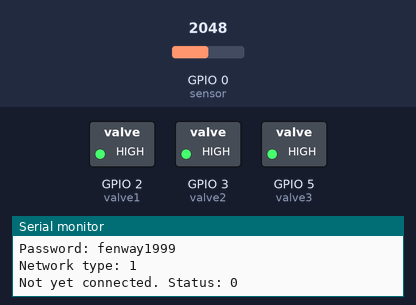
The sketch below on a simulated ESP32. Shown: switched loads named in the sketch (green lamp = pin HIGH), the last lines printed to the serial monitor. The test bench sets the inputs (shaded band); at power-on: GPIO 0 (sensor) = 2048. WiFi joins after 1.5 s; servers stay silent unless stated; storage starts empty.

Above: at 0.1 s.
At 16.2 s:
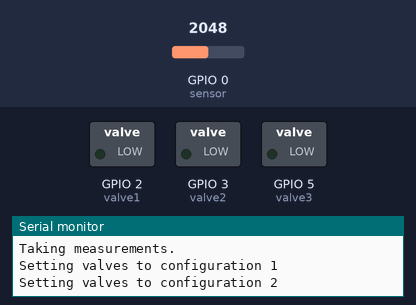
At 26.2 s:
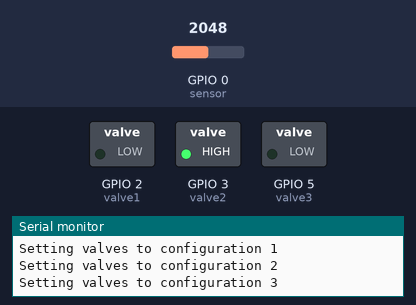
At 36.2 s:
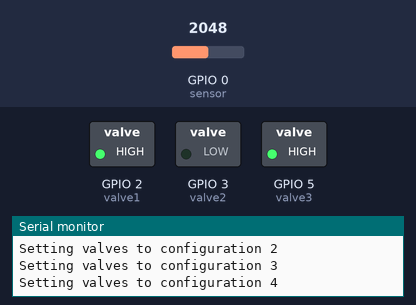
Timing chart, 0 to 37.7 s (numbered marks = the images above):
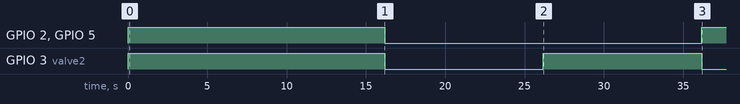

Measured:
- by itself, GPIO 2 (valve1), GPIO 5 (valve3): HIGH → LOW at 16.2 s, → HIGH 20.0 s later
- by itself, GPIO 3 (valve2): HIGH → LOW at 16.2 s, → HIGH 10.0 s later, → LOW 10.0 s later

The sketch:

Demonstration.ino
```cpp
/*
 * Code written by Thomas Cohn.
 * Insert more personalized comments and such here...
 */

/*
 * Do not worry!
 * Comments are removed during compiling, and
 * therefore have no effect on memory usage.
 */

//Include statements
#include <SD.h>       //Used for the SD card
#include <SPI.h>      //Used by WiFi and the SD card -- they both use SPI to communicate
#include <WiFi.h>     //Used for WiFi connectivity

/*
-----THESE VALUES MAY NEED TO BE CHANGED ON EACH ARDUINO-----
*/
char ssid[] = "RedSox2";    //This is my WiFi network name and password.
char pass[] = "fenway1999"; //These will need to be changed by location.
//char key[] = "";
//int keyIndex = 0;
/* --WiFi Instructions
 * Open network: Only SSID is needed. Set const int wifiType to 0
 * WPA or WPA2 personal network: SSID and password are needed. Set const int wifiType to 1
 * WEP networks: SSID, key, and key index are needed. Set const int wifiType to 2
 * All other networks are incompatible with Arduino.
 */
const int wifiType = 1;

//The following are given in seconds
const int measureTime = 5; //This is how long the system averages its measurements.
const int systemPurge = 5; //This is the amount of time needed after a valve
                           //configuration is changed before taking measurements.

const int sensor = 0; //The analog pin (has an A in front of it) that the sensor is plugged in to

const int sensorMinValue = 0;     //Minimum and maximum expected analog values for the sensor
const int sensorMaxValue = 1023;  //These vary by the individual sensor

char timeServer[] = "time.nist.gov";    //This is the hub server for the nist time servers

const double sensorSlope = 1529.9; //The slope of the VOC sensor used
/*
-----END UNIQUE VALUES-----
*/

const int valve1 = 2; //The pin for the valve that switches between _____ (on) and _____ (off)
const int valve2 = 3; //The pin for the valve that switches between _____ (on) and _____ (off)
const int valve3 = 5; //The pin for the valve that switches between _____ (on) and _____ (off)

int status = WL_IDLE_STATUS; //This variable is used to get the status of the Arduino's WiFi connection

double zeroOffset = 0;
/*
 * Craig gave me a great explanation for this. Basically, there's a slope that compares
 * some voltage value to a value on the sensor (in this case, ppb). However, no two
 * sensors are the same, and this leads to some problems. Due to their idiosyncrasies,
 * each sensor is slightly offset from that comparison slope by a changing number. This
 * value is grabbed from über-filtered air guarunteed to have none of whatever is being
 * sensed (VOCs), and then subtracted from further readings to remove the offset and
 * facilitate converting a 10 bit integer to a useable value.
 *
 * TLDR: We need to find what the actual zero value on the sensor is and base our
 * conversions off of that.
 */

File dataFile; //An instance of the file class, used to write the data to the SD card.

WiFiClient client; //An instance of the WiFiClient class, used to connect to the serverside file

void configureValves(int configuration) {
  //1 is zero air
  //2 is finished air
  //3 is inner air
  //4 is room air

  Serial.print(F("Setting valves to configuration "));
  Serial.println(configuration);

  /***** The wrong valves are being turned on and off here. *****/
  switch(configuration) { //Switch statements work similar to if/elseif/elseif/... statements
    case 1:
      digitalWrite(valve1, HIGH);
      digitalWrite(valve2, HIGH);
      digitalWrite(valve3, HIGH);
      break;
    case 2:
      digitalWrite(valve1, LOW);
      digitalWrite(valve2, LOW);
      digitalWrite(valve3, LOW);
      break;
    case 3:
      digitalWrite(valve1, LOW);
      digitalWrite(valve2, HIGH);
      digitalWrite(valve3, LOW);
      break;
    case 4:
      digitalWrite(valve1, HIGH);
      digitalWrite(valve2, LOW);
      digitalWrite(valve3, HIGH);
      break;
    default:
      Serial.print(configuration);
      Serial.println(F(" is not a valid configuration for valves!"));
      while(true);
      break;
  }
}
double takeMeasurement() {
  int sum = 0;
  for(int i=0; i<measureTime; ++i) {
    sum += analogRead(sensor);
    delay(1000);
  }
  return ((double)sum)/measureTime;
}

void setup() { //Run once at the beginning
  Serial.begin(9600); //The serial statement is used primarily for debugging.
                      //Throughout the code, you may see statements such as Serial.print and Serial.println
                      //These are simply messages being printed out to the computer connected to the Arduino

  Serial.println(); //The serial monitor often contains some garbled messages
  Serial.println(); //upon starting up. This simply prints a few lines so the
  Serial.println(); //programmer knows when the actual information is coming.

  pinMode(valve1, OUTPUT); //This sets the pins controlling
  pinMode(valve2, OUTPUT); //the various valves defined as
  pinMode(valve3, OUTPUT); //constants above.
  digitalWrite(valve1, HIGH); //This turns off all the valves to start out
  digitalWrite(valve2, HIGH);
  digitalWrite(valve3, HIGH);
  /*
   * Incidentally, these aren't actually directly
   * controlling the valves, but rather controlling
   * relays that control the valves. This is because
   * the valves require a higher voltage and current
   * than the arduino can supply.
   */

   /*
   -----SD CARD-----
   */
   if(SD.begin(4)) { //This starts up Arduino communication with the SD card on pin 4.
                     //Pin 4 is standard for the Arduino Uno Rev 3
                     //If successful, it returns true, allowing this conditional to work
     Serial.println(F("SD card connected through pin 4."));
   }
   else {
     Serial.println(F("ERROR: Could not connect to SD card."));
     while(true); //This effectively stops the Arduino
     /*
      * This is an unusual piece of code to find in most languages.
      * However, an Arduino can never truly "stop" -- it must always.
      * be doing something. Stopping a program is important if there's
      * a problem, as this prevents anything further from breaking and
      * gives the programmer a chance to fix the problem.
      *
      * This is the closest way you can come to stopping an Arduino
      * without literally unplugging it.
      */
   }

   /*
   -----WIFI-----
   */
   Serial.println(F("Attempting to connect to WiFi"));
   Serial.print(F("Network name: "));
   Serial.println(ssid);
   Serial.print(F("Password: "));
   Serial.println(pass);
   Serial.print(F("Network type: "));
   Serial.println(wifiType);
   while(status != WL_CONNECTED) { //WL_CONNECTED is the status given when the WiFi is connected and all is good.
                                   //The green LED on the WiFi shield lights up when it's connected.
     Serial.print(F("Not yet connected. Status: "));
     Serial.println(status);

     switch(wifiType) {
       case 0: //Open network
        status = WiFi.begin(ssid);
        break;
      case 1: //WPA2 personal network
        status = WiFi.begin(ssid, pass);
        break;
      /*case 2: //WEP network
        status = WiFi.begin(ssid, keyIndex, key);
        break;*/
      //Keep that last one commented unless you're using WEP.
      //Compile errors... BEWARE
     }
     delay(3000); //Wait 3 seconds before trying again
   }
   Serial.println(F("Wifi is connected."));

   Serial.println(F("Completed the setup function."));
   Serial.println();
   Serial.println();
}

void loop() { //Loop for all eternity
  /*
  -----Take the Measurements-----
  */
  Serial.println(F("Taking measurements."));
  double data[4] = {9001, 9001, 9001, 9001}; //9001 is an outlandish value, so if there's an error, it's obvious
  for(int i=1; i<=4; ++i) { //1 through 4 gets zero, finished, inner, and room
    configureValves(i);
    delay(1000 * systemPurge); //Clear the air out of the pipes and bring new air in to test
    data[i-1] = takeMeasurement(); //Take the measurement and put it into the data array
  }

  /*
  -----Test for Sensor Error
  */
  boolean sensorError = false;
  for(int i=0; i<4; ++i) {
    if(data[i] > sensorMaxValue || data[i] < sensorMinValue) {
      sensorError = true; //If this data entry is larger than the max value or
                          //smaller than the minimum value, flag an error
    }
  }

  /*
  -----Refine the Data-----
  */
  double nicerData[3] = {9001, 9001, 9001}; //It's over 9000!!!!!
  Serial.println(F("Refining data."));
  for(int i=0; i<3; ++i) {
    nicerData[i] = data[i+1]-data[0]; //Subtract the zero offset from finished, inner, and room air
    nicerData[i] = nicerData[i] * 5 / 1023; //Convert to volts
    nicerData[i] = nicerData[i] * sensorSlope; //Convert to ppb
  }

  /*
  -----Get Timestamp-----
  */
  client.stop();                  //Reset the client so it can make a web request
  client.connect(timeServer, 13); //Connect to time.nist.gov on port 13
  char timeStamp[50];             //The timestamp length is 49 characters, plus the null terminator
  timeStamp[0] = 'Z';             //This value gets overwritten, and the program tests that to make sure
  int i = 0;                      //The current piece of the array being updated
  while(timeStamp[0] == 'Z') {    //it waits for the incoming data to arrive
    while(client.available()) {   //While there's more text available,
      char c = client.read();     //Read it to char c
      if(c != 10) {               //If it's not a funny newline character
        Serial.write(c);          //Write it to the serial monitor
        timeStamp[i] = c;         //Put it in the timestamp string
        ++i;                      //Change to the next character of timeStamp
      }
    }
  }
  timeStamp[i] = '\0';            //Add a null terminator to the char array


  /*client.stop();                    //Reset the client so it can make a web request
  client.connect(timeServer, 13);   //Connect to time.nist.gov on port 13
  String timeStamp = "";
  while(timeStamp == "") {          //This ensures that the program waits until it's received a response before trying to record it
    while(client.available()) {     //While there's more text available,
      char c = client.read();       //Read it to char c
        if(c != 10) {               //If it's not a funny newline character
          Serial.write(c);          //Write it to the serial monitor
          timeStamp += c;           //And add it to the timeStamp string
        }
    }
  }*/
  Serial.println();
  Serial.println(timeStamp);
  /*Serial.print(F("Length: "));
  Serial.println(timeStamp.length());*/

  /*
  -----Write Data, Timestamp, and Sensor Error to File-----
  */
  dataFile = SD.open("DATA.csv", FILE_WRITE); //Open DATA.csv, and get ready to write to the end of it
  for(int i=0; i<3; ++i) {        //Write all 3 items in nicerData[]
    dataFile.print(nicerData[i]); //println isn't used because this is just one line of data.
    dataFile.print(",");          //.csv stands for comma-separated-values.
    dataFile.flush();             //This saves the file

    Serial.print(nicerData[i]);
    Serial.print(F(","));
  }
  dataFile.print(timeStamp);      //Write the timestamp
  dataFile.print(",");
  dataFile.print(sensorError);    //Write the sensor error
  dataFile.flush();

  Serial.print(timeStamp);
  Serial.print(F(","));
  Serial.print(sensorError);

  dataFile.println(); //Finally finish the line of data
  dataFile.flush();
  dataFile.close();

  Serial.println(); //This really isn't needed, but it looks better on the serial monitor
}
```
